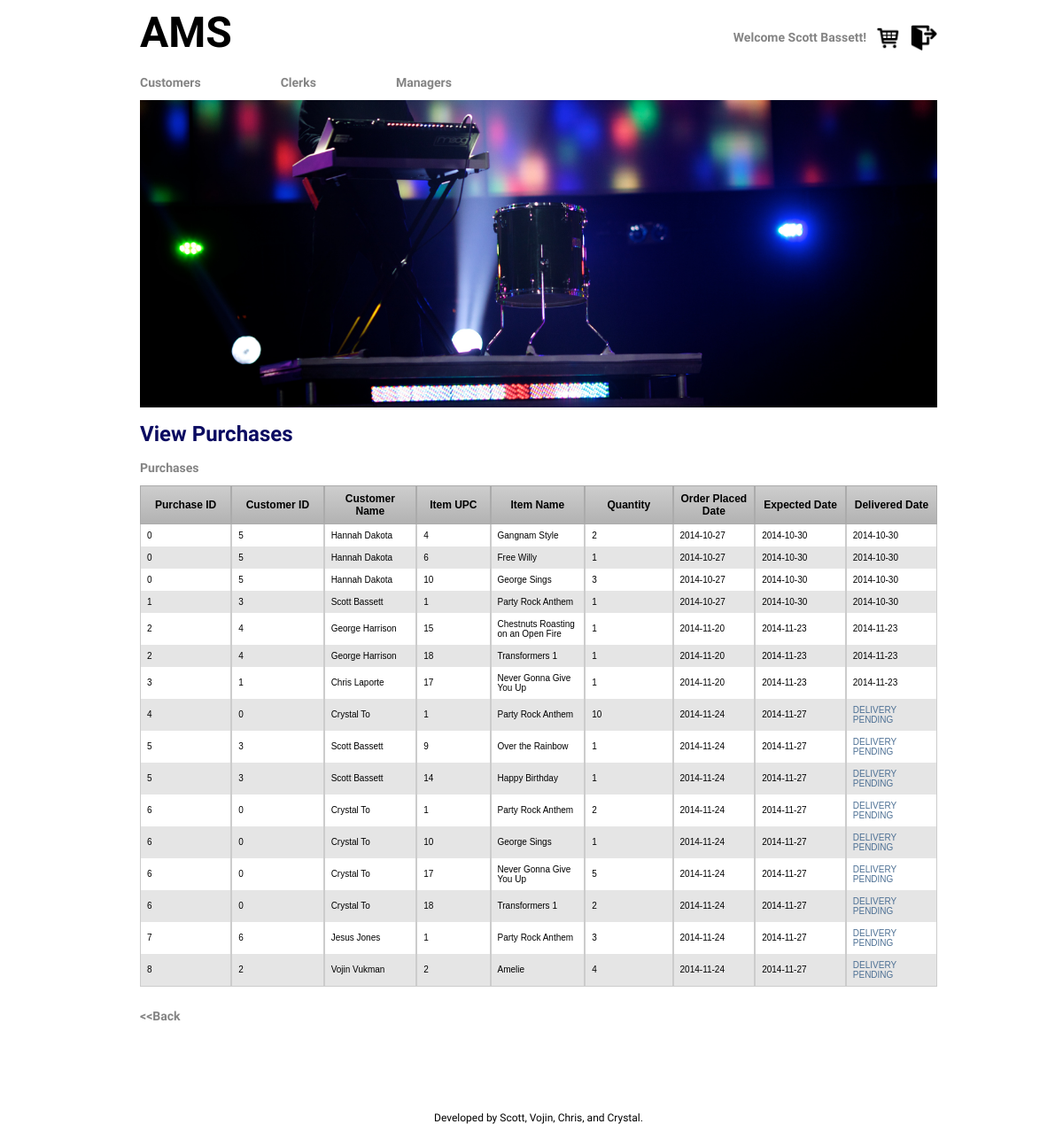
Screenshot of /clerk/purchases.php (signed in) with the database file from the repository.
### tables this page shows
CREATE TABLE `Order`(
receiptID int,
order_date date, 
cid int, 
cardNo varchar(20), 
expiryDate int, 
expectedDate date, 
deliveredDate date,
PRIMARY KEY(receiptID),
FOREIGN KEY(cid) REFERENCES Customer(cid));

CREATE TABLE Customer(
cid int, 
username varchar(20),
c_password varchar(20),
fullname varchar(30),
address varchar(50), 
phone varchar(12),
PRIMARY KEY(cid));

CREATE TABLE PurchaseItem(
receiptID int, 
upc int, 
quantity int,
PRIMARY KEY(receiptID, upc),
FOREIGN KEY(receiptID) REFERENCES `Order`(receiptID) ON DELETE CASCADE,
FOREIGN KEY(upc) REFERENCES Item(upc));

CREATE TABLE Item(
upc int,
title varchar(50) not null,
item_type varchar(10), 
category varchar(20),
company varchar(30) not null, 
item_year int, 
price int not null, 
stock int not null,
PRIMARY KEY (upc));

### clerk/purchases.php (the view, shortened to what this page needs)
<html>
<head>
<link href="../style.css" rel="stylesheet" type="text/css">
</head>
<body>
<?php include '../header.php'; ?>
<h1>View Purchases</h1>
<?php
$connection = connectToDatabase();
?>
<h2>Purchases</h2>
<table border=0 cellpadding=0 cellspacing=0 class='CustomerInfoTable'>
	<tr valign=center>
		<td class=rowheader>Purchase ID</td>
		<td class=rowheader>Customer ID</td>
		<td class=rowheader>Customer Name</td>
		<td class=rowheader>Item UPC</td>
		<td class=rowheader>Item Name</td>
		<td class=rowheader>Quantity</td>
		<td class=rowheader>Order Placed Date</td>
		<td class=rowheader>Expected Date</td>
		<td class=rowheader>Delivered Date</td>
	</tr>
<?php
$stmt = $connection->query(
	"SELECT O.receiptID, O.cid, C.fullname, P.upc, I.title, P.quantity, O.order_date, O.expectedDate, O.deliveredDate
	FROM `Order` O JOIN PurchaseItem P JOIN Item I JOIN Customer C
	ON O.receiptID=P.receiptID AND P.upc=I.upc AND O.cid=C.cid
	ORDER BY O.receiptID, P.upc");
while($row=$stmt->fetch_assoc()) {
	echo "<tr><td>".$row['receiptID']."</td>";
	echo "<td>".$row['cid']."</td>";
	echo "<td>".$row['fullname']."</td>";
	echo "<td>".$row['upc']."</td>";
	echo "<td>".$row['title']."</td>";
	echo "<td>".$row['quantity']."</td>";
	echo "<td>".$row['order_date']."</td>";
	echo "<td>".$row['expectedDate']."</td>";
	if ($row['deliveredDate'] === NULL)
		echo "<td><font color='4D7094'>DELIVERY PENDING</font></td></tr>";
	else echo "<td>".$row['deliveredDate']."</td></tr>";
}
?>
</table>
<br>
<a href="home.php" title="Home"><h2>&lt;&lt;Back</h2></a>
<?php include '../footer.php'; ?>
</body>
</html>

### style.css (style rules this page uses)
html { height: 100%; width: 100%; }
body { font-family: 'PT Sans', sans-serif; color: #000; background-color: #fff; font-size: 12px; width: 100%; height: 100%; }
h1 { font-size: 24px; font-weight: bold; color: #0B0B61; }
h2 { font-size: 14px; font-weight: bold; color: #848484; }
td { color: #000000; font-size: 12px; }
a { font-size: 12px; }
a:link { color: #bb3902; font-weight:normal; text-decoration:none; }
.rowheader { color: #000000; background-color: #ffffff; font-weight: plain; font-size: 14pt; width: 160px; }
.CustomerInfoTable { margin:0px;padding:0px; width:100%; border:0px solid #000000; -moz-border-radius-bottomleft:0px; -webkit-border-bottom-left-radius:0px; border-bottom-left-radius:0px; -moz-border-radius-bottomright:0px; -webkit-border-bottom-right-radius:0px; border-bottom-right-radius:0px; -moz-border-radius-topright:0px; -webkit-border-top-right-radius:0px; border-top-right-radius:0px; -moz-border-radius-topleft:0px; -webkit-border-top-left-radius:0px; border-top-left-radius:0px; }
.CustomerInfoTable tr:last-child td:last-child { -moz-border-radius-bottomright:0px; -webkit-border-bottom-right-radius:0px; border-bottom-right-radius:0px; }
.CustomerInfoTable tr:last-child td:first-child { -moz-border-radius-bottomleft:0px; -webkit-border-bottom-left-radius:0px; border-bottom-left-radius:0px; }
.CustomerInfoTable tr:nth-child(odd) { background-color:#e5e5e5; }
.CustomerInfoTable tr:nth-child(even) { background-color:#ffffff; }
.CustomerInfoTable td { vertical-align:middle; border:0px solid #cccccc; border-width:0px 1px 0px 1px; text-align:left; padding:7px; font-size:10px; font-family:Arial; font-weight:normal; color:#000000; }
.CustomerInfoTable tr:last-child td { border-width:0px 1px 1px 1px; }
.CustomerInfoTable tr td:last-child { border-width:0px 1px 0px 1px; }
.CustomerInfoTable tr:last-child td:last-child { border-width:0px 1px 01px 1px; }
.CustomerInfoTable tr:first-child td { background:-o-linear-gradient(bottom, #cccccc 5%, #b2b2b2 100%); background:-webkit-gradient( linear, left top, left bottom, color-stop(0.05, #cccccc), color-stop(1, #b2b2b2) ); background:-moz-linear-gradient( center top, #cccccc 5%, #b2b2b2 100% ); filter:progid:DXImageTransform.Microsoft.gradient(startColorstr="#cccccc", endColorstr="#b2b2b2"); background: -o-linear-gradient(top,#cccccc,b2b2b2); background-color:#cccccc; border:1px solid #ababab; text-align:center; border-width:1px 1px 1px 1px; font-size:12px; font-family:Arial; font-weight:Bold; color:#000000; }
.CustomerInfoTable tr:first-child td:first-child { border-width:1px 1px 1px 1px; }
.CustomerInfoTable tr:first-child td:last-child { border-width:1px 1px 1px 1px; }

### rows the page displays
order: receiptID "0", cid "5", cid.fullname "Hannah Dakota", purchaseitem.upc "4", item.title "Gangnam Style", purchaseitem.quantity "2", order_date "2014-10-27", expectedDate "2014-10-30", deliveredDate "2014-10-30", purchaseitem.upc "6", item.title "Free Willy", purchaseitem.quantity "1", purchaseitem.upc "10", item.title "George Sings", purchaseitem.quantity "3"
order: receiptID "1", cid "3", cid.fullname "Scott Bassett", purchaseitem.upc "1", item.title "Party Rock Anthem", purchaseitem.quantity "1", order_date "2014-10-27", expectedDate "2014-10-30", deliveredDate "2014-10-30"
order: receiptID "2", cid "4", cid.fullname "George Harrison", purchaseitem.upc "15", item.title "Chestnuts Roasting on an Open Fire", purchaseitem.quantity "1", order_date "2014-11-20", expectedDate "2014-11-23", deliveredDate "2014-11-23", purchaseitem.upc "18", item.title "Transformers 1"
order: receiptID "3", cid "1", cid.fullname "Chris Laporte", purchaseitem.upc "17", item.title "Never Gonna Give You Up", purchaseitem.quantity "1", order_date "2014-11-20", expectedDate "2014-11-23", deliveredDate "2014-11-23"
order: receiptID "4", cid "0", cid.fullname "Crystal To", purchaseitem.upc "1", item.title "Party Rock Anthem", purchaseitem.quantity "10", order_date "2014-11-24", expectedDate "2014-11-27", shows "DELIVERY PENDING"
order: receiptID "5", cid "3", cid.fullname "Scott Bassett", purchaseitem.upc "9", item.title "Over the Rainbow", purchaseitem.quantity "1", order_date "2014-11-24", expectedDate "2014-11-27", shows "DELIVERY PENDING", purchaseitem.upc "14", item.title "Happy Birthday"
order: receiptID "6", cid "0", cid.fullname "Crystal To", purchaseitem.upc "1", item.title "Party Rock Anthem", purchaseitem.quantity "2", order_date "2014-11-24", expectedDate "2014-11-27", shows "DELIVERY PENDING", purchaseitem.upc "10", item.title "George Sings", purchaseitem.quantity "1", purchaseitem.upc "17", item.title "Never Gonna Give You Up", purchaseitem.quantity "5", purchaseitem.upc "18", item.title "Transformers 1"
order: receiptID "7", cid "6", cid.fullname "Jesus Jones", purchaseitem.upc "1", item.title "Party Rock Anthem", purchaseitem.quantity "3", order_date "2014-11-24", expectedDate "2014-11-27", shows "DELIVERY PENDING"
order: receiptID "8", cid "2", cid.fullname "Vojin Vukman", purchaseitem.upc "2", item.title "Amelie", purchaseitem.quantity "4", order_date "2014-11-24", expectedDate "2014-11-27", shows "DELIVERY PENDING"

### other values shown
$_SESSION['cname'] "Scott Bassett"
